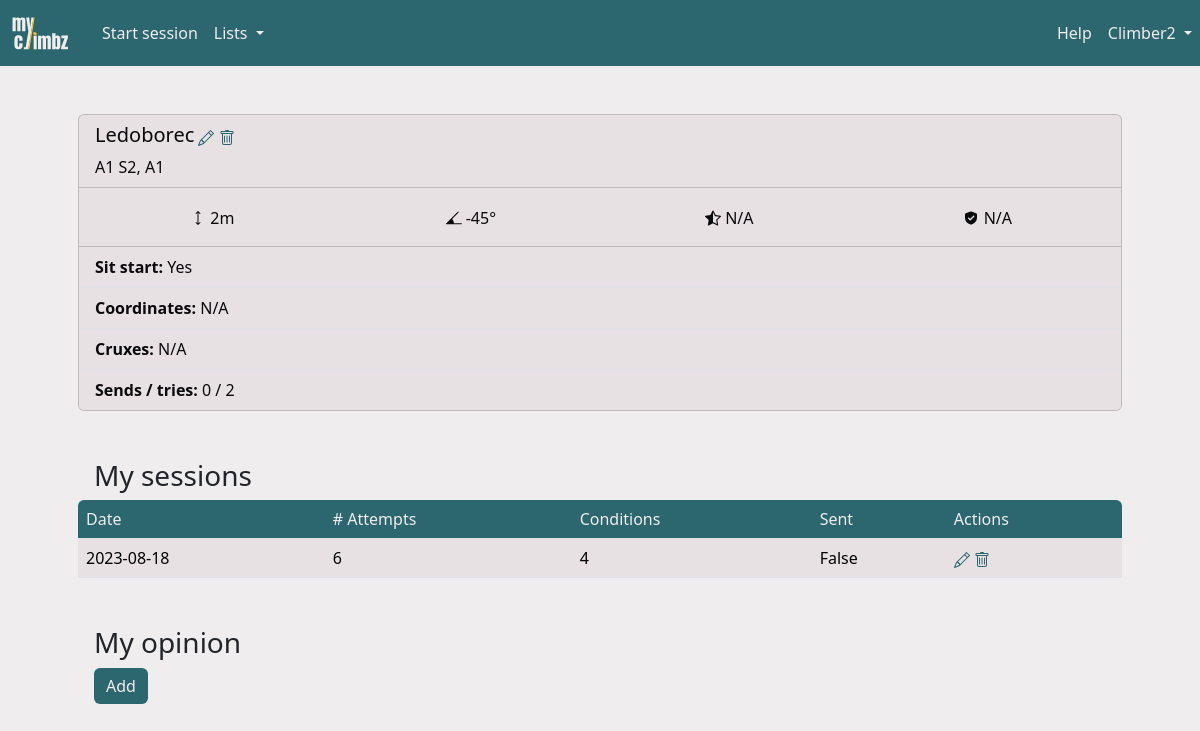
/route/2 (signed in), run on the app's committed database.
### climbz/models/climber.py (models this page shows, shortened)
class Climber(db.Model, UserMixin):
    id = db.Column(db.Integer, primary_key=True)
    role = db.Column(db.Integer, nullable=False, default=0)
    email = db.Column(db.String(200), nullable=False, unique=True)
    password = db.Column(db.String(200), nullable=False)
    name = db.Column(db.String(200), nullable=False)
    birthdate = db.Column(db.Date, nullable=True)
    year_started_climbing = db.Column(db.Integer, nullable=True)
    height = db.Column(db.Integer, nullable=True)
    ape_index = db.Column(db.Integer, nullable=True)
    grade_scale = db.Column(db.String(10), nullable=False, default="font")
    sessions = db.relationship("Session", backref="climber", cascade="all, delete")
    opinions = db.relationship("Opinion", backref="climber", cascade="all, delete")
    routes = db.relationship("Route", backref="creator")
    sectors = db.relationship("Sector", backref="creator")
    areas = db.relationship("Area", backref="creator")
    projects = db.relationship(
        "Route",
        secondary=climber_projects,
        backref=db.backref("climbers", lazy="dynamic"),
    )

### climbz/models/route.py (models this page shows, shortened)
class Route(db.Model):
    id = db.Column(db.Integer, primary_key=True)
    name = db.Column(db.String(200), nullable=False)
    created_by = db.Column(db.Integer, db.ForeignKey("climber.id"), nullable=False)
    latitude = db.Column(db.Float)
    longitude = db.Column(db.Float)
    comment = db.Column(db.Text)
    link = db.Column(db.String(300))
    sit_start = db.Column(db.Boolean, nullable=False, default=False)
    height = db.Column(db.Float, db.CheckConstraint("height >= 1"))
    inclination = ConstrainedInteger("inclination", -50, 90)
    sector_id = db.Column(db.Integer, db.ForeignKey("sector.id"))
    climbs = db.relationship("Climb", backref="route", cascade="all, delete")
    opinions = db.relationship("Opinion", backref="route", cascade="all, delete")
    UniqueConstraint(name, sector_id, name="unique_route_name_in_sector")
    @property
    def tried(self) -> bool:
        return any(
            climb.n_attempts > 0
            for climb in self.climbs
            if climb.session.climber_id == current_user.id
        )
    @property
    def n_sends(self) -> int:
        climbers = list()
        for climb in self.climbs:
            if climb.sent and climb.session.climber_id not in climbers:
                climbers.append(climb.session.climber_id)
        return len(climbers)
    @property
    def n_climbers(self) -> int:
        climbers = list()
        for climb in self.climbs:
            if climb.session.climber_id not in climbers:
                climbers.append(climb.session.climber_id)
        return len(climbers)
    @property
    def consensus_level(self) -> int:
        level_counts = Counter(op.grade.level for op in self.opinions if op.grade)
        return level_counts.most_common(1)[0][0] if level_counts else None
    @property
    def consensus_grade(self) -> Grade:
        return Grade.query.filter_by(level=self.consensus_level).first()
    @property
    def consensus_grade_str(self) -> str:
        grade_scale = current_user.grade_scale
        return getattr(self.consensus_grade, grade_scale)
    @property
    def rating(self) -> float:
        ratings = [op.rating for op in self.opinions if op.rating is not None]
        return sum(ratings) / len(ratings) if ratings else None
    @property
    def landing(self) -> float:
        landings = [op.landing for op in self.opinions if op.landing is not None]
        return sum(landings) / len(landings) if landings else None
    @property
    def cruxes(self) -> list:
        crux_counts = Counter(crux.name for op in self.opinions for crux in op.cruxes)
        return [crux[0] for crux in crux_counts.most_common(3)]

### climbz/models/climb.py (models this page shows)
class Climb(db.Model):
    id = db.Column(db.Integer, primary_key=True)
    n_attempts = db.Column(db.Integer, default=0)
    sent = db.Column(db.Boolean, nullable=False)
    flashed = db.Column(db.Boolean, nullable=False)
    comment = db.Column(db.Text)
    link = db.Column(db.String(300))
    route_id = db.Column(db.Integer, db.ForeignKey("route.id"))
    session_id = db.Column(db.Integer, db.ForeignKey("climbing_session.id"))
    UniqueConstraint(route_id, session_id, name="unique_route_in_session")

### climbz/models/session.py (models this page shows)
class Session(db.Model):
    __tablename__ = "climbing_session"
    id = db.Column(db.Integer, primary_key=True)
    date = db.Column(db.Date, nullable=False, default=datetime.now().date())
    conditions = Rating("conditions")
    comment = db.Column(db.Text)
    climbs = db.relationship("Climb", backref="session", cascade="all, delete")
    area_id = db.Column(db.Integer, db.ForeignKey("area.id"))
    climber_id = db.Column(db.Integer, db.ForeignKey("climber.id"))
    UniqueConstraint(date, area_id, climber_id, name="unique_session")

### climbz/blueprints/routes/routes.py (the view)
@routes.route("/route/<int:route_id>")
def page_route(route_id: int) -> str:
    route = Route.query.get(route_id)
    return render("route.html", title=route.name, route=route)

### climbz/templates/route.html (shortened to what this page needs)
{% import "macros.html" as macros %}
{% extends "main.html" %}
{% block content %}
<div class="container px-0 px-md-5 pb-2 mb-3 mt-md-5">
    {% if route.created_by == user_id  or user_role == 1 %}
    {% set actions = [
        { "icon": "edit", "url": url_for('routes.edit_route', route_id=route.id) },
        { "icon": "delete", "url": url_for('routes.delete_route', route_id=route.id) }
    ] %}
    {% if not route.tried %}
        {% if route.is_project %}
            {% set actions = actions + [{ "icon": "is_project", "url": url_for('climbers.delete_project', route_id=route.id) }] %}
        {% else %}
            {% set actions = actions + [{ "icon": "is_not_project", "url": url_for('climbers.add_project', route_id=route.id) }] %}
        {% endif %}
    {% endif %}
    {% else %}
    {% set actions = [] %}
    {% endif %}
    {{ macros.card({
        "header": {
            "title": route.name ~ " " ~ route.consensus_grade_str,
            "title_actions": actions,
            "subtitle": route.sector.name ~ ", " ~ route.sector.area.name
        },
        "body": {
            "facts": [
                    { "icon": "height", "value": route.height, "unit": "m" },
                    { "icon": "inclination", "value": route.inclination, "unit": "°" },
                    { "icon": "rating", "value": route.rating, "unit": "/5" },
                    { "icon": "landing", "value": route.landing, "unit": "/5" },
                ],
            "list": [
                {
                "prefix": "Sit start",
                "value": "Yes" if route.sit_start else "No"
                },
                {
                "prefix": "Coordinates",
                "value": route.latitude ~ ", " ~ route.longitude if route.latitude and route.longitude else "N/A"
                },
                {"prefix": "Cruxes", "value": route.cruxes|join(", ") if route.cruxes else "N/A"},
                {"prefix": "Sends / tries", "value": route.n_sends ~ " / " ~ route.n_climbers},
                {"value": route.comment if route.comment else ""},
            ]
        }
    }) }}
</div>
<div class="container px-0 px-md-5 py-2 my-3">
    <div>
        <h3 class="ms-3" style="display: inline-block">My sessions</h3>
    </div>
    {% if route.climbs|selectattr("session.climber_id", "equalto", user_id)|list|length > 0 %}
    <table id="content_table" class="table" data-sort-col="0" data-sort-order="desc">
        <thead>
            <tr>
                <th>Date</th>
                <th># Attempts</th>
                <th>Conditions</th>
                <th>Sent</th>
                <th>Actions</th>
            </tr>
        </thead>
        <tbody>
            {% for climb in route.climbs if climb.session.climber_id == user_id %}
            {% set onclick = "window.location=\"" + url_for('sessions.page_session', session_id=climb.session.id) +
            "\""
            %}
            {% if climb.sent %}
            <tr class="table-success">
                {% else %}
            <tr>
                {% endif %}
                <td onclick={{ onclick }}>{{ climb.session.date }}</td>
                <td onclick={{ onclick }}>{{ climb.n_attempts }}</td>
                <td onclick={{ onclick }}>{{ climb.session.conditions }}</td>
                <td onclick={{ onclick }}>{{ climb.sent }}</td>
                <td>
                    <a href="{{ url_for('climbs.edit_climb', climb_id=climb.id) }}">
                    </a>
                    <a href="{{ url_for('climbs.delete_climb', climb_id=climb.id) }}">
                    </a>
                </td>
            </tr>
            {% endfor %}
        </tbody>
    </table>
    {% else %}
    <p class="ms-3">No sessions yet</p>
    {% endif %}
</div>
<div class="container px-0 px-md-5 py-2 my-3">
    <h3 class="ms-3" style="display: inline-block">My opinion</h3>
    {% if route.opinions|selectattr("climber_id", "equalto", user_id)|list|length > 0 %}
    {% for opinion in route.opinions if opinion.climber_id == user_id %}
    <a href="{{ url_for('opinions.edit_opinion', opinion_id=opinion.id) }}">
        {% include 'icons/edit.html' %}
    </a>
    <a href="{{ url_for('opinions.delete_opinion', opinion_id=opinion.id) }}">
        {% include 'icons/delete.html' %}
    </a>
    {{ macros.card({
        "header": {
            "title": opinion.climber.name,
            "subtitle": "Sent" if opinion.route.sent else opinion.route.n_sessions_str(user_id),
        },
        "body": {
            "facts": [
                    { "icon": "grade", "value": opinion.grade.user_grade, "unit": ""},
                    { "icon": "rating", "value": opinion.rating, "unit": "/5" },
                    { "icon": "landing", "value": opinion.landing, "unit": "/5" },
                ],
            "list": [
                {"prefix": "Cruxes", "value": opinion.cruxes|map(attribute="name")|join(", ") if opinion.cruxes else "N/A"},
                {"prefix": "Media", "value": opinion.route.last_media(opinion.climber.id)},
                {"value": opinion.comment if opinion.comment else ""},
            ]
        }
    }) }}
    {% endfor %}
    {% else %}
    <div class="ms-3">
        <a href="{{ url_for('opinions.add_opinion', climber_id=user_id, route_id=route.id) }}"
            class="btn btn-success">Add</a>
    </div>
    {% endif %}
</div>
{% endblock content %}

### climbz/templates/macros.html (shortened to what this page needs)
{% macro card(data) %}
<div class="card mb-3">
    <div class="card-header">
        <div class="row">
            <div class="col-sm">
                <h5 class="card-title" style="display: inline-block">{{ data['header']['title'] }}</h5>
                {% if data['header']['title_actions'] %}
                {% for action in data['header']['title_actions'] %}
                <a href="{{ action['url'] }}">
                </a>
                {% endfor %}
                {% endif %}
            </div>
            {% if data['header']['subtitle'] %}
                <span>{{ data['header']['subtitle'] }}</span>
            {% endif %}
        </div>
    </div>
    {% if data['body']['facts'] %}
    <div class="card-body">
        <div class="row">
            {% for fact in data['body']['facts'] %}
            <div class="col text-center" style="padding: 0">
                <span style="vertical-align: middle; display: inline-block;">
                </span>
                <span style="vertical-align: middle; display: inline-block;">
                    {% if fact['value'] is none %}
                        N/A
                    {% elif fact['value'] is float and fact['value'] % 1 == 0 %}
                        {{ fact['value']|int }}{{ fact['unit'] }}
                    {% else %}
                        {{ (fact['value']) }}{{ fact['unit'] }}
                    {% endif %}
                </span>
            </div>
            {% endfor %}
        </div>
    </div>
    {% endif %}
    {% if data['body']['list'] %}
    <ul class="list-group list-group-flush">
        {% for item in data['body']['list'] %}
            {% if 'prefix' in item or item['value']|length > 0 %}
                <li class="list-group-item">
                    {% if item['prefix'] %}
                    <b>{{ item['prefix'] }}:</b>
                    {% endif %}
                    {% if item['value'] %}
                    {{ item['value'] }}
                    {% endif %}
                </li>
            {% endif %}
        {% endfor %}
    </ul>
    {% endif %}
</div>
{% endmacro %}

### climbz/templates/main.html (shortened to what this page needs)
<html>
<head>
    <link href="https://cdn.jsdelivr.net/npm/bootstrap@5.3.2/dist/css/bootstrap.min.css" rel="stylesheet"
>
    <link href="{{ url_for('static', filename='css/colors.css') }}" rel="stylesheet" type="text/css">
    <link rel="stylesheet" type="text/css" href="https://cdnjs.cloudflare.com/ajax/libs/noUiSlider/15.8.1/nouislider.css" />
    <link href="https://cdn.jsdelivr.net/npm/simple-datatables@latest/dist/style.css" rel="stylesheet" type="text/css">
</head>
<body>
    <nav class="navbar navbar-expand-lg">
        <a class="navbar-brand" href="{{ url_for('home.page_home') }}" style="padding-left: 10px;">
            <img src="{{ url_for('static', filename='images/logo-transparent.svg') }}" width="60" height="40" class="d-inline-block align-top" alt="">
        </a>
        {% if not "Add" in title and not "Edit" in title %}
        <div class="collapse navbar-collapse ps-2" id="navbarSupportedContent">
            <ul class="navbar-nav me-auto mb-2 mb-md-0">
                {% if open_session %}
                <li><a id="add_climb" class="nav-link" href="{{ url_for('climbs.add_climb') }}">Add climb</a></li>
                <li>
                    <a id="stop_session" class="nav-link" href="{{ url_for('sessions.stop_session') }}">
                        Stop
                        {% if open_session.is_project_search %}
                        project search
                        {% else %}
                        session
                        {% endif %}
                    </a>
                </li>
                {% else %}
                <li class="nav-item">
                    <a id="start_session" class="nav-link" href="{{ url_for('sessions.add_session') }}">Start session</a>
                </li>
                {% endif %}
                <li class="nav-item dropdown">
                    <a class="nav-link dropdown-toggle" href="#" role="button" data-bs-toggle="dropdown"
                        aria-expanded="false">
                        Lists
                    </a>
                </li>
            </ul>
            <ul class="navbar-nav ms-md-auto mb-2 mb-md-0">
                <li class="nav-item">
                    <a class="nav-link" href="{{ url_for('home.guide') }}">Help</a>
                </li>
                <li class="nav-item dropdown">
                    <a class="nav-link dropdown-toggle" href="#" role="button" data-bs-toggle="dropdown"
                        aria-expanded="false">
                        {{ username }}
                    </a>
                </li>
            </ul>
        </div>
        {% endif %}
    </nav>
    {%block content %}{% endblock %}
</body>
</html>

### data on the page
Climber: name "Climber2"
Route: header "Ledoborec", value "2", unit "m", inclination "-45", unit "°"
Climb: session "2023-08-18", n_attempts "6", session.conditions "4", sent "False"

### other printed values
{{ data['header']['subtitle'] }} "A1 S2, A1"
{{ item['prefix'] }} "Sit start" "Coordinates" "Cruxes" "Sends / tries"
{{ item['value'] }} "Yes" "N/A" "N/A" "0 / 2"
